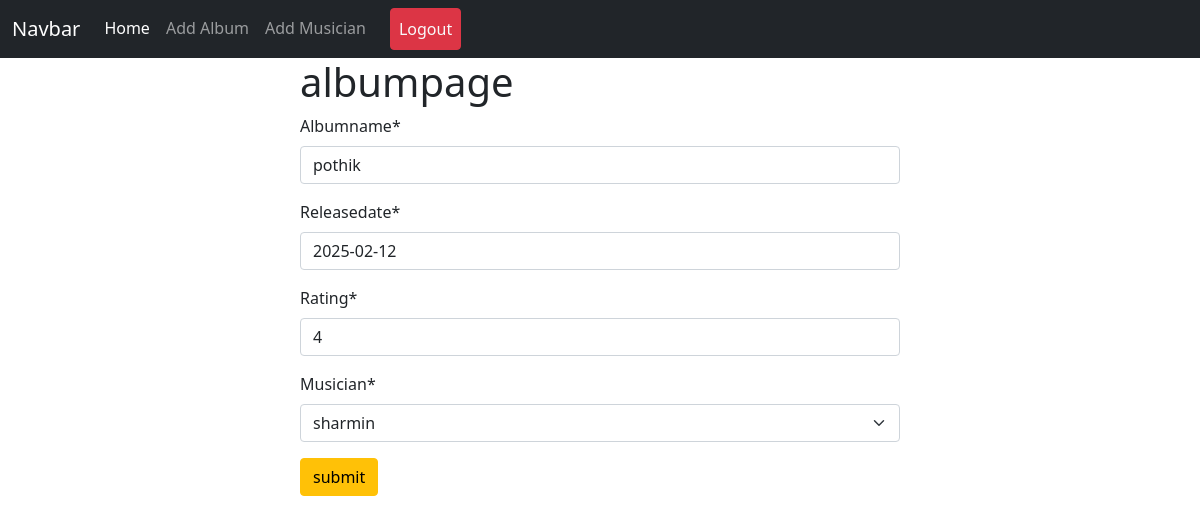
The app's page /album/edit/2/ (signed in) with its own data.
### album/models.py (models this page shows, shortened)
class Album(models.Model):
    albumname= models.CharField(max_length=30)
    releasedate=models.DateField()
    Rating=models.IntegerField()
    musician=models.ForeignKey(Musician, on_delete=models.CASCADE)#one to many relationship

### album/views.py (the view)
# urls.py: path('edit/<int:id>/', views.EditAlbumView.as_view(), name='edit_album'),
class EditAlbumView(UpdateView):
        model=models.Album
        form_class= forms.Albumform
        template_name= 'add_album.html'
        pk_url_kwarg='id'
        success_url = reverse_lazy('homepage')

### album/forms.py
class Albumform(forms.ModelForm):
    class Meta:
        model= Album
        fields= '__all__'

### musician/models.py (called while the page is built)
    def __str__(self):
        return self.firstname

### album/templates/add_album.html (shortened to what this page needs)
{% extends "base.html" %}
{% load crispy_forms_tags %}
{% block content%}
<form style="width:50%; margin: auto" method ='post'>
    <h1>albumpage</h1>
{{form| crispy }}
<button class="btn btn-warning">submit</button>
</form>
{% endblock %}

### records on screen
Album: albumname "pothik", releasedate "2025-02-12", Rating "4", musician "sharmin"
